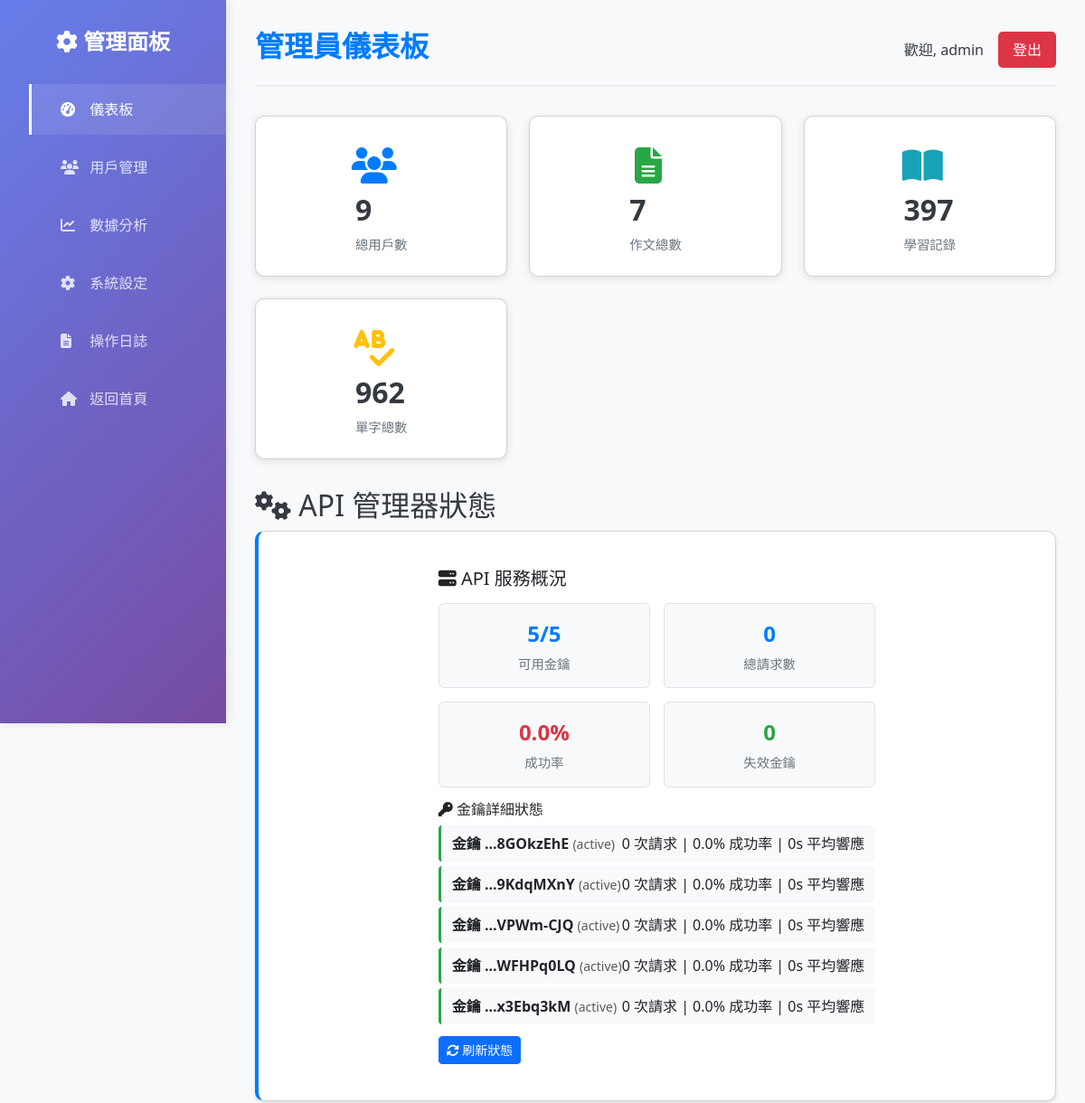
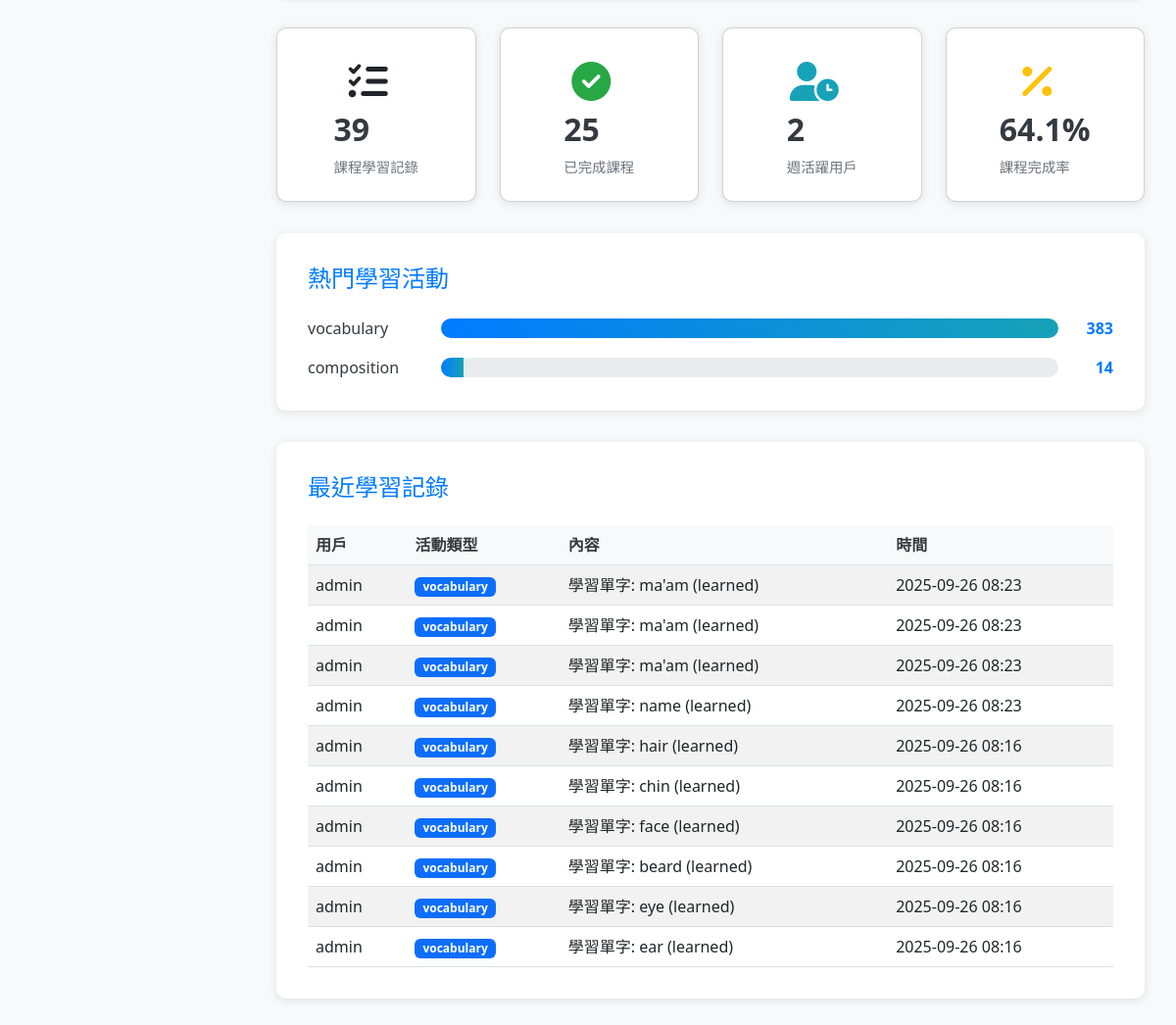
The page /admin/dashboard (signed in) on the database its author committed (2 pictures, top to bottom).
### models.py (models this page shows, shortened)
class User(db.Model, UserMixin):
    __tablename__ = 'users'
    id = db.Column(db.Integer, primary_key=True)
    username = db.Column(db.String(80), unique=True, nullable=False)
    email = db.Column(db.String(120), unique=True, nullable=False)
    password_hash = db.Column(db.String(256), nullable=False)
    role = db.Column(db.String(20), nullable=False, default='user') # 'user' or 'admin'
    preferred_accent = db.Column(db.String(10), nullable=False, default='us') # 'us' or 'co.uk'
    created_at = db.Column(db.DateTime, default=datetime.utcnow)

class LearningRecord(db.Model):
    __tablename__ = 'learning_records'
    id = db.Column(db.Integer, primary_key=True)
    user_id = db.Column(db.Integer, db.ForeignKey('users.id'), nullable=False)
    activity_type = db.Column(db.String(50), nullable=False) # e.g., 'translation', 'composition', 'vocabulary'
    content = db.Column(db.Text, nullable=False)
    timestamp = db.Column(db.DateTime, default=datetime.utcnow)
    user = db.relationship('User', backref=db.backref('learning_records', lazy=True))

### admin.py (the view)
@admin_bp.route('/dashboard')
@admin_required
def dashboard():
    total_users = User.query.count()
    total_compositions = Composition.query.count()
    total_learning_records = LearningRecord.query.count()
    total_vocabulary = Vocabulary.query.count()
    total_lesson_progress = LessonProgress.query.count()
    completed_lessons = LessonProgress.query.filter_by(is_completed=True).count()
    week_ago = datetime.utcnow() - timedelta(days=7)
    active_users_week = User.query.join(LearningRecord).filter(
        LearningRecord.timestamp >= week_ago
    ).distinct().count()
    popular_activities = db.session.query(
        LearningRecord.activity_type,
        func.count(LearningRecord.id).label('count')
    ).group_by(LearningRecord.activity_type).order_by(
        func.count(LearningRecord.id).desc()
    ).limit(5).all()
    recent_records = LearningRecord.query.order_by(
        LearningRecord.timestamp.desc()
    ).limit(10).all()
    stats = {
        'total_users': total_users,
        'total_compositions': total_compositions,
        'total_learning_records': total_learning_records,
        'total_vocabulary': total_vocabulary,
        'total_lesson_progress': total_lesson_progress,
        'completed_lessons': completed_lessons,
        'active_users_week': active_users_week,
        'popular_activities': popular_activities,
        'recent_records': recent_records
    }
    log_admin_action("Viewed admin dashboard")
    return render_template('admin_dashboard.html', stats=stats)

### admin.py (called while the page is built)
def admin_required(f):
    @wraps(f)
    @login_required
    def decorated_function(*args, **kwargs):
        if current_user.role != 'admin':
            abort(403)
        return f(*args, **kwargs)
    return decorated_function

def log_admin_action(action):
    admin_log = AdminLog(
        admin_id=current_user.id,
        action=action,
        timestamp=datetime.utcnow()
    )
    db.session.add(admin_log)
    db.session.commit()

### app.py (called while the page is built)
@login_manager.user_loader
def load_user(user_id):
    return db.session.get(User, int(user_id))

### templates/admin_dashboard.html (shortened to what this page needs)
<!DOCTYPE html>
<html lang="zh-Hant">
<head>
    <link rel="stylesheet" href="https://cdnjs.cloudflare.com/ajax/libs/font-awesome/6.4.2/css/all.min.css">
    <link rel="stylesheet" href="https://cdnjs.cloudflare.com/ajax/libs/bootstrap/5.3.0/css/bootstrap.min.css">
    <link rel="stylesheet" href="{{ url_for('static', filename='css/admin.css') }}">
</head>
<body>
    <div class="admin-container">
        <aside class="sidebar">
            <h2><i class="fas fa-cog"></i> 管理面板</h2>
            <ul>
                <li><a href="{{ url_for('admin.dashboard') }}" class="active"><i class="fas fa-tachometer-alt"></i> 儀表板</a></li>
                <li><a href="{{ url_for('admin.users') }}"><i class="fas fa-users"></i> 用戶管理</a></li>
                <li><a href="{{ url_for('admin.analytics') }}"><i class="fas fa-chart-line"></i> 數據分析</a></li>
                <li><a href="{{ url_for('admin.settings') }}"><i class="fas fa-cog"></i> 系統設定</a></li>
                <li><a href="{{ url_for('admin.logs') }}"><i class="fas fa-file-alt"></i> 操作日誌</a></li>
                <li><a href="{{ url_for('index') }}"><i class="fas fa-home"></i> 返回首頁</a></li>
            </ul>
        </aside>
        <main class="main-content">
            <header class="header">
                <h1>管理員儀表板</h1>
                <div>
                    <span>歡迎, {{ current_user.username }}</span>
                    <a href="{{ url_for('auth.logout') }}" class="logout-btn">登出</a>
                </div>
            </header>
            <section class="stats-cards">
                <div class="card users">
                    <div class="card-icon">
                        <i class="fas fa-users"></i>
                    </div>
                    <div class="card-info">
                        <h3>{{ stats.total_users }}</h3>
                        <p>總用戶數</p>
                    </div>
                </div>
                <div class="card compositions">
                    <div class="card-icon">
                        <i class="fas fa-file-alt"></i>
                    </div>
                    <div class="card-info">
                        <h3>{{ stats.total_compositions }}</h3>
                        <p>作文總數</p>
                    </div>
                </div>
                <div class="card records">
                    <div class="card-icon">
                        <i class="fas fa-book-open"></i>
                    </div>
                    <div class="card-info">
                        <h3>{{ stats.total_learning_records }}</h3>
                        <p>學習記錄</p>
                    </div>
                </div>
                <div class="card words">
                    <div class="card-icon">
                        <i class="fas fa-spell-check"></i>
                    </div>
                    <div class="card-info">
                        <h3>{{ stats.total_vocabulary }}</h3>
                        <p>單字總數</p>
                    </div>
                </div>
            </section>
            <section class="api-manager-status">
                <h2><i class="fas fa-cogs"></i> API 管理器狀態</h2>
                <div class="row">
                    <div class="col-md-12">
                        <div class="card api-status-card">
                            <div class="card-body">
                                <div id="api-status-content">
                                </div>
                                <button class="btn btn-primary btn-sm mt-2" onclick="refreshApiStatus()">
                                    <i class="fas fa-sync-alt"></i> 刷新狀態
                                </button>
                            </div>
                        </div>
                    </div>
                </div>
            </section>
            <section class="progress-stats">
                <div class="row">
                    <div class="col-md-3">
                        <div class="card progress-card">
                            <div class="card-icon">
                                <i class="fas fa-tasks"></i>
                            </div>
                            <div class="card-info">
                                <h3>{{ stats.total_lesson_progress }}</h3>
                                <p>課程學習記錄</p>
                            </div>
                        </div>
                    </div>
                    <div class="col-md-3">
                        <div class="card progress-card completed">
                            <div class="card-icon">
                                <i class="fas fa-check-circle"></i>
                            </div>
                            <div class="card-info">
                                <h3>{{ stats.completed_lessons }}</h3>
                                <p>已完成課程</p>
                            </div>
                        </div>
                    </div>
                    <div class="col-md-3">
                        <div class="card progress-card active">
                            <div class="card-icon">
                                <i class="fas fa-user-clock"></i>
                            </div>
                            <div class="card-info">
                                <h3>{{ stats.active_users_week }}</h3>
                                <p>週活躍用戶</p>
                            </div>
                        </div>
                    </div>
                    <div class="col-md-3">
                        <div class="card progress-card completion-rate">
                            <div class="card-icon">
                                <i class="fas fa-percentage"></i>
                            </div>
                            <div class="card-info">
                                <h3>{{ "%.1f"|format((stats.completed_lessons / stats.total_lesson_progress * 100) if stats.total_lesson_progress > 0 else 0) }}%</h3>
                                <p>課程完成率</p>
                            </div>
                        </div>
                    </div>
                </div>
            </section>
            <section class="popular-activities">
                <h2>熱門學習活動</h2>
                <div class="activity-chart">
                    {% for activity in stats.popular_activities %}
                    <div class="activity-item">
                        <span class="activity-name">{{ activity[0] }}</span>
                        <div class="activity-bar">
                            <div class="activity-fill" style="width: {{ (activity[1] / stats.popular_activities[0][1] * 100) if stats.popular_activities else 0 }}%"></div>
                        </div>
                        <span class="activity-count">{{ activity[1] }}</span>
                    </div>
                    {% endfor %}
                </div>
            </section>
            <section class="recent-records">
                <h2>最近學習記錄</h2>
                <div class="table-responsive">
                    <table class="table table-striped">
                        <thead>
                            <tr>
                                <th>用戶</th>
                                <th>活動類型</th>
                                <th>內容</th>
                                <th>時間</th>
                            </tr>
                        </thead>
                        <tbody>
                            {% for record in stats.recent_records %}
                            <tr>
                                <td>{{ record.user.username }}</td>
                                <td>
                                    <span class="badge bg-primary">{{ record.activity_type }}</span>
                                </td>
                                <td>{{ record.content[:50] }}{% if record.content|length > 50 %}...{% endif %}</td>
                                <td>{{ record.timestamp.strftime('%Y-%m-%d %H:%M') }}</td>
                            </tr>
                            {% endfor %}
                        </tbody>
                    </table>
                </div>
            </section>
        </main>
    </div>
</body>
</html>

### static/css/admin.css (style rules this page uses)
:root { --primary-color: #007bff; --secondary-color: #6c757d; --success-color: #28a745; --danger-color: #dc3545; --warning-color: #ffc107; --info-color: #17a2b8; --dark-color: #343a40; --light-color: #f8f9fa; --sidebar-width: 250px; }
* { margin: 0; padding: 0; box-sizing: border-box; }
body { font-family: 'Segoe UI', Tahoma, Geneva, Verdana, sans-serif; background-color: var(--light-color); color: var(--dark-color); }
.admin-container { display: flex; min-height: 100vh; }
.sidebar { width: var(--sidebar-width); background: linear-gradient(135deg, #667eea 0%, #764ba2 100%); color: white; padding: 2rem 0; position: fixed; height: 100vh; overflow-y: auto; box-shadow: 2px 0 10px rgba(0, 0, 0, 0.1); }
.sidebar h2 { text-align: center; margin-bottom: 2rem; font-size: 1.5rem; font-weight: 600; }
.sidebar ul { list-style: none; }
.sidebar ul li { margin: 0.5rem 0; }
.sidebar ul li a { display: block; padding: 1rem 2rem; color: rgba(255, 255, 255, 0.8); text-decoration: none; transition: all 0.3s ease; border-left: 3px solid transparent; }
.sidebar ul li a:hover, .sidebar ul li a.active { background-color: rgba(255, 255, 255, 0.1); color: white; border-left-color: white; }
.sidebar ul li a i { margin-right: 0.5rem; width: 20px; }
.main-content { margin-left: var(--sidebar-width); flex: 1; padding: 2rem; background-color: var(--light-color); }
.header { display: flex; justify-content: space-between; align-items: center; margin-bottom: 2rem; padding-bottom: 1rem; border-bottom: 2px solid #e9ecef; }
.header h1 { color: var(--primary-color); font-size: 2rem; font-weight: 600; }
.header div { display: flex; align-items: center; gap: 1rem; }
.logout-btn { background: var(--danger-color); color: white; padding: 0.5rem 1rem; text-decoration: none; border-radius: 5px; transition: background-color 0.3s ease; }
.stats-cards { display: grid; grid-template-columns: repeat(auto-fit, minmax(250px, 1fr)); gap: 1.5rem; margin-bottom: 2rem; }
.card { background: white; padding: 1.5rem; border-radius: 10px; box-shadow: 0 2px 10px rgba(0, 0, 0, 0.1); display: flex; align-items: center; transition: transform 0.3s ease, box-shadow 0.3s ease; }
.card-icon { font-size: 2.5rem; margin-right: 1rem; width: 60px; text-align: center; }
.card.users .card-icon { color: var(--primary-color); }
.card.compositions .card-icon { color: var(--success-color); }
.card.records .card-icon { color: var(--info-color); }
.card.words .card-icon { color: var(--warning-color); }
.card-info h3 { font-size: 2rem; font-weight: 700; margin-bottom: 0.5rem; color: var(--dark-color); }
.card-info p { color: var(--secondary-color); margin: 0; font-size: 0.9rem; }
.progress-stats { margin-bottom: 2rem; }
.progress-card { background: white; padding: 1.5rem; border-radius: 10px; box-shadow: 0 2px 10px rgba(0, 0, 0, 0.1); display: flex; align-items: center; transition: transform 0.3s ease; height: 100%; }
.progress-card.completed .card-icon { color: var(--success-color); }
.progress-card.active .card-icon { color: var(--info-color); }
.progress-card.completion-rate .card-icon { color: var(--warning-color); }
.popular-activities { background: white; padding: 2rem; border-radius: 10px; box-shadow: 0 2px 10px rgba(0, 0, 0, 0.1); margin-bottom: 2rem; }
.popular-activities h2 { color: var(--primary-color); margin-bottom: 1.5rem; font-size: 1.5rem; }
.activity-chart { display: flex; flex-direction: column; gap: 1rem; }
.activity-item { display: flex; align-items: center; gap: 1rem; }
.activity-name { min-width: 120px; font-weight: 500; }
.activity-bar { flex: 1; height: 20px; background: #e9ecef; border-radius: 10px; overflow: hidden; }
.activity-fill { height: 100%; background: linear-gradient(90deg, var(--primary-color), var(--info-color)); transition: width 0.3s ease; }
.activity-count { min-width: 40px; text-align: right; font-weight: 600; color: var(--primary-color); }
.recent-records { background: white; padding: 2rem; border-radius: 10px; box-shadow: 0 2px 10px rgba(0, 0, 0, 0.1); }
.recent-records h2 { color: var(--primary-color); margin-bottom: 1.5rem; font-size: 1.5rem; }
.table { margin: 0; }
.table th { background-color: var(--light-color); color: var(--dark-color); font-weight: 600; border-top: none; }
.table td { vertical-align: middle; }
.badge { font-size: 0.75rem; padding: 0.25rem 0.5rem; }

### templates/admin_dashboard.html (style rules this page uses)
.api-manager-status { margin: 30px 0; }
.api-status-card { border-left: 4px solid #007bff; box-shadow: 0 2px 4px rgba(0,0,0,0.1); }

### rows shown on the page
User: username "admin"
LearningRecord: user.username "admin", activity_type "vocabulary", content "學習單字: ma'am (learned)", timestamp "2025-09-26 08:23"
LearningRecord: user.username "admin", activity_type "vocabulary", content "學習單字: ma'am (learned)", timestamp "2025-09-26 08:23"
LearningRecord: user.username "admin", activity_type "vocabulary", content "學習單字: ma'am (learned)", timestamp "2025-09-26 08:23"
LearningRecord: user.username "admin", activity_type "vocabulary", content "學習單字: name (learned)", timestamp "2025-09-26 08:23"
LearningRecord: user.username "admin", activity_type "vocabulary", content "學習單字: hair (learned)", timestamp "2025-09-26 08:16"
LearningRecord: user.username "admin", activity_type "vocabulary", content "學習單字: chin (learned)", timestamp "2025-09-26 08:16"
LearningRecord: user.username "admin", activity_type "vocabulary", content "學習單字: face (learned)", timestamp "2025-09-26 08:16"
LearningRecord: user.username "admin", activity_type "vocabulary", content "學習單字: beard (learned)", timestamp "2025-09-26 08:16"
LearningRecord: user.username "admin", activity_type "vocabulary", content "學習單字: eye (learned)", timestamp "2025-09-26 08:16"
LearningRecord: user.username "admin", activity_type "vocabulary", content "學習單字: ear (learned)", timestamp "2025-09-26 08:16"

### other values the page prints
{{ stats.total_users }} "9"
{{ stats.total_compositions }} "7"
{{ stats.total_learning_records }} "397"
{{ stats.total_vocabulary }} "962"
{{ stats.total_lesson_progress }} "39"
{{ stats.completed_lessons }} "25"
{{ stats.active_users_week }} "2"
{{ activity[0] }} "vocabulary" "composition"
{{ activity[1] }} "383" "14"
